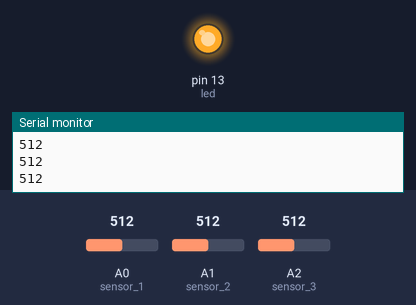
Simulated run of this sketch. Board: Arduino Uno, built with avr-gcc and run on an emulated ATmega328P. On the bench: output pins drawn as LEDs (lit = HIGH), the last lines printed to the serial monitor. Inputs (shaded band) come from the test bench; at power-on: A0 (sensor_1) = 512, A1 (sensor_2) = 512, A2 (sensor_3) = 512.

Above: at 1.8 s.
1.9 s: A0 (sensor_1) set to 260
3.4 s: A0 (sensor_1) set to 237
At 5.2 s:
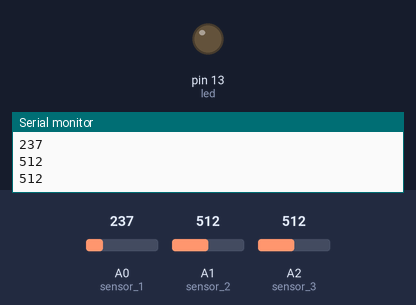
5.5 s: A0 (sensor_1) set to 306
At 7.0 s:
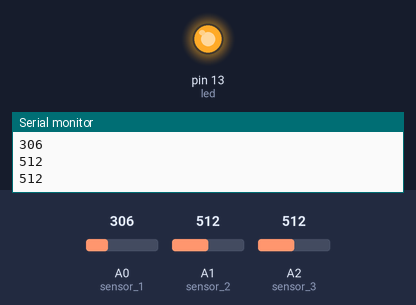
7.5 s: A0 (sensor_1) set to 122
At 8.6 s:
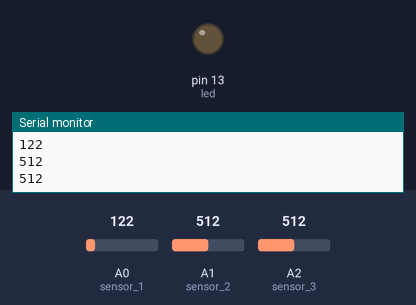
Timing chart, 0 to 10.5 s (numbered marks = the images above; inputs shaded):
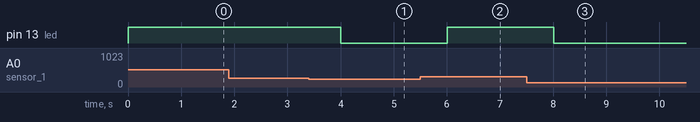

The sketch:

Ejemplo_infrarojo.ino
```cpp
int sensor_1 = A0;
int sensor_2 = A1;
int sensor_3 = A2;
int led = 13;
int value_1;
int value_2;
int value_3;

int referencia = 250;

void setup() {
  pinMode(led,OUTPUT);
  Serial.begin(9600);

}

void loop() {
  value_1 = analogRead(sensor_1);
  value_2 = analogRead(sensor_2);
  value_3 = analogRead(sensor_3);

  if(value_1 > referencia){
    digitalWrite(led,HIGH);
  }
  else{
    digitalWrite(led,LOW);
  }
  Serial.println(value_1);
  Serial.println(value_2);
  Serial.println(value_3);
  delay(1000);

}
```

Measured:
- the behaviour switches between 251 and 250 on A0 (sensor_1) (found by bisection; images 0 and 1)
- after the input at 3.4 s, pin 13 (led): HIGH → LOW after 0.60 s
- after the input at 5.5 s, pin 13 (led): LOW → HIGH after 0.51 s
- after the input at 7.5 s, pin 13 (led): HIGH → LOW after 0.51 s
